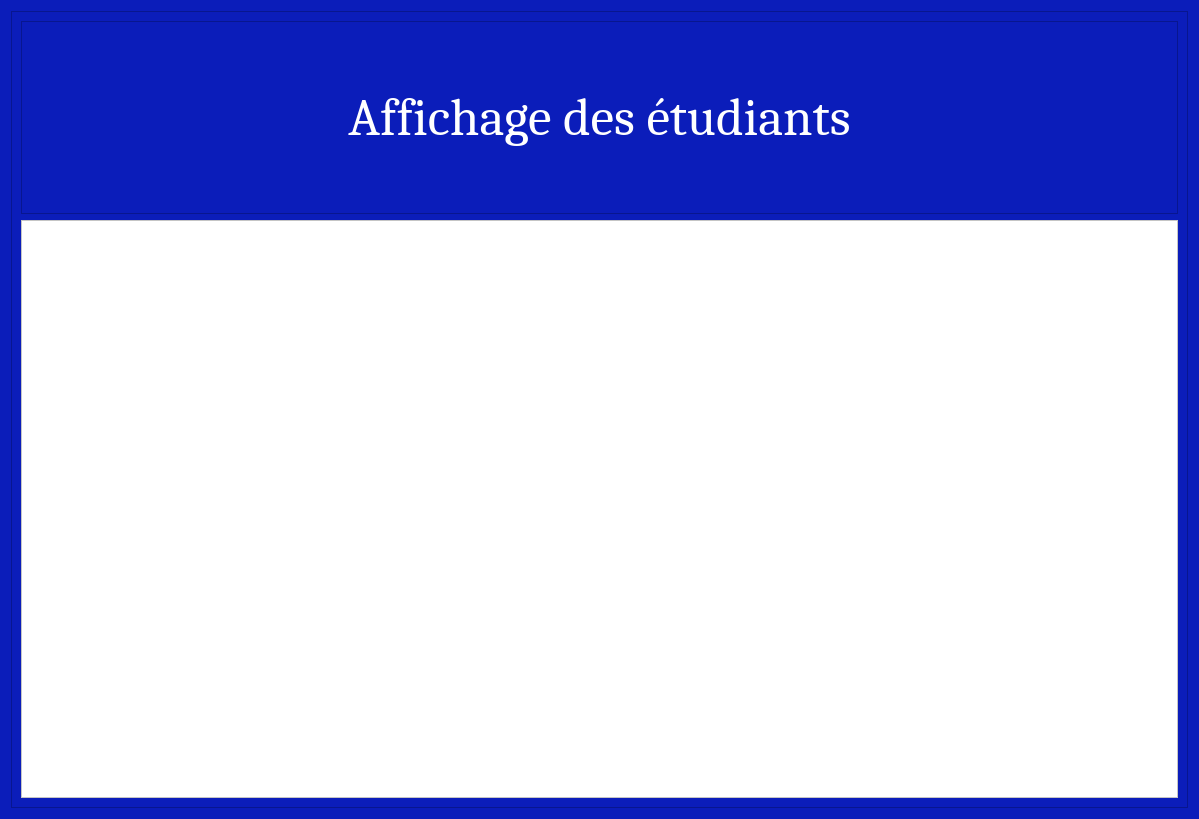
<?xml version="1.0" encoding="UTF-8"?>
<ui version="4.0">
 <class>Dialog</class>
 <widget class="QDialog" name="Dialog">
  <property name="geometry">
   <rect>
    <x>0</x>
    <y>0</y>
    <width>1199</width>
    <height>819</height>
   </rect>
  </property>
  <property name="windowTitle">
   <string>Dialog</string>
  </property>
  <property name="styleSheet">
   <string notr="true">background-color:#0b1dba;
color:white;
</string>
  </property>
  <layout class="QVBoxLayout" name="verticalLayout">
   <item>
    <widget class="QFrame" name="frame">
     <property name="frameShape">
      <enum>QFrame::StyledPanel</enum>
     </property>
     <property name="frameShadow">
      <enum>QFrame::Raised</enum>
     </property>
     <layout class="QVBoxLayout" name="verticalLayout_2" stretch="2,6">
      <item>
       <widget class="QFrame" name="frame_2">
        <property name="styleSheet">
         <string notr="true">font: 75 40pt &quot;Cambria&quot;;</string>
        </property>
        <property name="frameShape">
         <enum>QFrame::StyledPanel</enum>
        </property>
        <property name="frameShadow">
         <enum>QFrame::Raised</enum>
        </property>
        <layout class="QVBoxLayout" name="verticalLayout_3">
         <item>
          <widget class="QLabel" name="label">
           <property name="font">
            <font>
             <family>Cambria</family>
             <pointsize>40</pointsize>
             <weight>9</weight>
             <italic>false</italic>
             <bold>false</bold>
            </font>
           </property>
           <property name="text">
            <string>Affichage des étudiants</string>
           </property>
           <property name="alignment">
            <set>Qt::AlignCenter</set>
           </property>
          </widget>
         </item>
        </layout>
       </widget>
      </item>
      <item>
       <widget class="QTableView" name="tableView">
        <property name="styleSheet">
         <string notr="true">background:white;
color:black</string>
        </property>
       </widget>
      </item>
     </layout>
    </widget>
   </item>
  </layout>
 </widget>
 <resources/>
 <connections/>
</ui>
